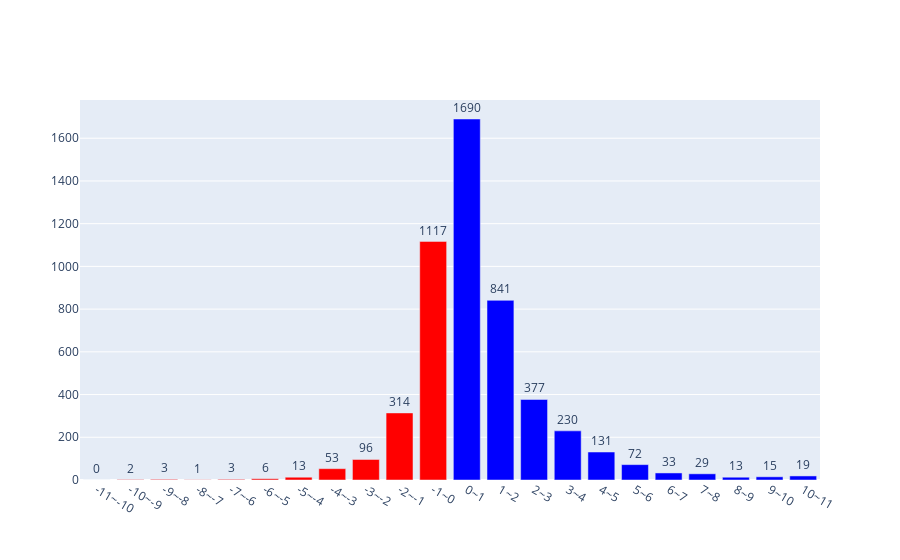

The cell this chart's notebook holds for it:
### Code cell
import plotly.graph_objs as go
import plotly.express as px
# fig = go.Figure([go.Bar(x=data['x'], y=data['y'])])
fig = go.Figure([go.Bar(x=data['x'], y=data['y'], marker={
                'color': data["color"]}, text=data['y'], textposition='auto')])
                
fig.update_traces(texttemplate='%{text:.2d}', textposition='outside')
fig.show()

### Figure 1 — Plotly figure (JSON) as saved in the notebook; plotly's stock layout.template omitted (floating-point values rounded to 4 significant figures)
{"data": [{"marker": {"color": ["red", "red", "red", "red", "red", "red", "red", "red", "red", "red", "red", "blue", "blue", "blue", "blue", "blue", "blue", "blue", "blue", "blue", "blue", "blue"]}, "text": [0, 2, 3, 1, 3, 6, 13, 53, 96, 314, 1117, 1690, 841, 377, 230, 131, 72, 33, 29, 13, 15, 19], "textposition": "outside", "texttemplate": "%{text:.2d}", "type": "bar", "x": ["-11~-10", "-10~-9", "-9~-8", "-8~-7", "-7~-6", "-6~-5", "-5~-4", "-4~-3", "-3~-2", "-2~-1", "-1~0", "0~1", "1~2", "2~3", "3~4", "4~5", "5~6", "6~7", "7~8", "8~9", "9~10", "10~11"], "y": [0, 2, 3, 1, 3, 6, 13, 53, 96, 314, 1117, 1690, 841, 377, 230, 131, 72, 33, 29, 13, 15, 19]}], "layout": {}}
